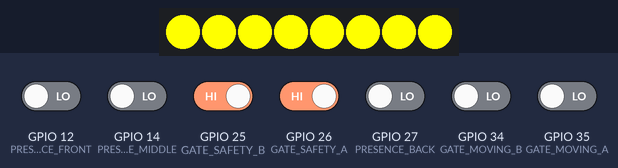
Recording of a sketch running on a simulated ESP32. Shown: 8 RGB LEDs in strip order, left to right. Inputs (shaded band) come from the test bench; at power-on: GPIO 25 (GATE_SAFETY_B), GPIO 26 (GATE_SAFETY_A) HIGH, GPIO 12 (PRESENCE_FRONT), GPIO 14 (PRESENCE_MIDDLE), GPIO 27 (PRESENCE_BACK), GPIO 34 (GATE_MOVING_B), GPIO 35 (GATE_MOVING_A) LOW. Dim RGB values are drawn brighter than linear.

Above: at 1.2 s.
1.3 s: GPIO 25 (GATE_SAFETY_B) driven LOW
At 2.4 s:
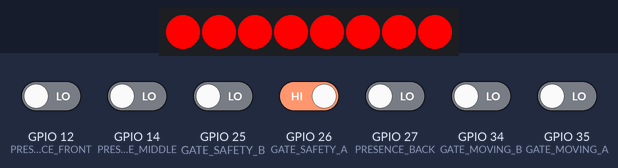
2.8 s: GPIO 25 (GATE_SAFETY_B) driven HIGH and GPIO 35 (GATE_MOVING_A) driven HIGH
At 3.5 s:
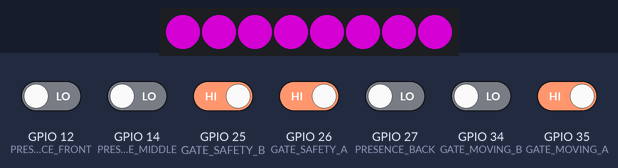
4.3 s: GPIO 27 (PRESENCE_BACK) driven HIGH
At 4.7 s:
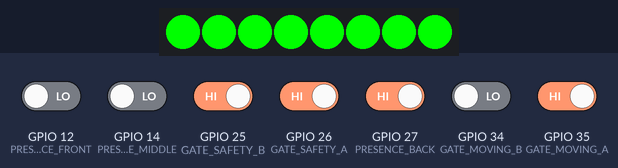
5.8 s: GPIO 14 (PRESENCE_MIDDLE) driven HIGH
At 7.0 s:
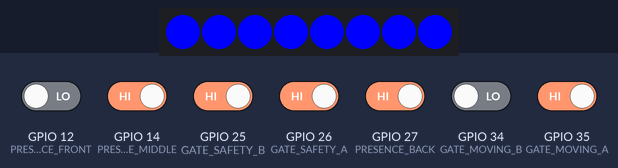
7.3 s: GPIO 26 (GATE_SAFETY_A) driven LOW
At 8.3 s:
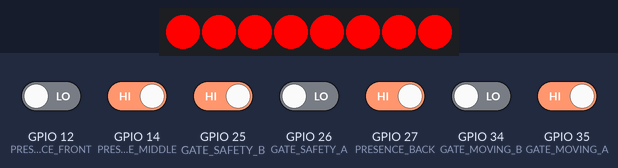
8.8 s: GPIO 26 (GATE_SAFETY_A) driven HIGH
At 9.4 s:
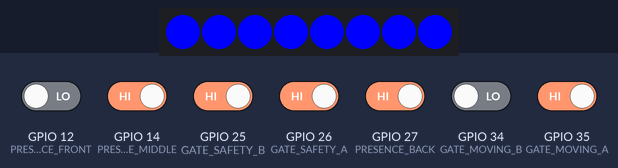
Timing chart, 0 to 11.4 s (numbered marks = the images above; inputs shaded):
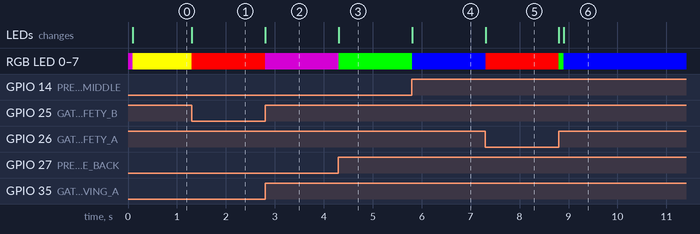

The sketch:

Airlock_firmware.ino
```cpp
#include <Adafruit_NeoPixel.h>

// Pin Definitions
#define PRESENCE_FRONT 12	// IR beam sensor - front zone
#define PRESENCE_MIDDLE 14   // IR beam sensor - middle zone
#define PRESENCE_BACK 27 	// IR beam sensor - back zone
#define GATE_SAFETY_A 26 	// Gate A safety sensor (LOW = obstructed)
#define GATE_SAFETY_B 25 	// Gate B safety sensor
#define GATE_REQUEST_A 33	// Gate A control (HIGH = open)
#define GATE_REQUEST_B 32	// Gate B control
#define GATE_MOVING_A 35 	// Gate A movement status (HIGH = moving)
#define GATE_MOVING_B 34 	// Gate B movement status
#define LED_DATA 13      	// WS2812B LED strip control

// State Machine
enum AirlockState {
  ST_IDLE,
  ST_FRONT_ENTER,
  ST_MIDDLE_OCCUPIED,
  ST_BACK_EXIT,
  ST_BACK_ENTER,
  ST_FRONT_EXIT,
  ST_SAFETY_LOCK
};

AirlockState currentState = ST_IDLE;
Adafruit_NeoPixel ledStrip(8, LED_DATA, NEO_GRB + NEO_KHZ800);

// Safety wrapper for gate operations
void operateGate(uint8_t gate, bool open) {
  if(gate == 0) {
	if(digitalRead(GATE_SAFETY_A) == LOW) return;  // LOW means obstructed
	digitalWrite(GATE_REQUEST_A, open);
  } else {
	if(digitalRead(GATE_SAFETY_B) == LOW) return;
	digitalWrite(GATE_REQUEST_B, open);
  }
}

void updateLEDs(uint32_t color) {
  for(int i=0; i<ledStrip.numPixels(); i++) {
	ledStrip.setPixelColor(i, color);
  }
  ledStrip.show();
}

void setup() {
  pinMode(PRESENCE_FRONT, INPUT);
  pinMode(PRESENCE_MIDDLE, INPUT);
  pinMode(PRESENCE_BACK, INPUT);
  pinMode(GATE_SAFETY_A, INPUT);
  pinMode(GATE_SAFETY_B, INPUT);

  pinMode(GATE_REQUEST_A, INPUT);
  pinMode(GATE_REQUEST_B, INPUT);
  digitalWrite(GATE_REQUEST_A, LOW);
  digitalWrite(GATE_REQUEST_B, LOW);

  ledStrip.begin();
  updateLEDs(ledStrip.Color(0, 255, 0)); // Green = ready
}

void loop() {
  // Reverse logic: 0 means beam is cut (object present)
  bool front = digitalRead(PRESENCE_FRONT) == LOW;
  bool middle = digitalRead(PRESENCE_MIDDLE) == LOW;
  bool back = digitalRead(PRESENCE_BACK) == LOW;

  // Check safety sensors first (LOW = obstructed)
  if(digitalRead(GATE_SAFETY_A) == LOW || digitalRead(GATE_SAFETY_B) == LOW) {
	operateGate(0, false);
	operateGate(1, false);
	if(middle) currentState = ST_MIDDLE_OCCUPIED;
	else if(digitalRead(GATE_SAFETY_A) == LOW || digitalRead(GATE_SAFETY_B) == LOW)
		currentState = ST_SAFETY_LOCK;
	else
		currentState = ST_IDLE;
	updateLEDs(ledStrip.Color(255, 0, 0));  // Red
	return;
  }

  switch(currentState) {
	case ST_IDLE:
  	if(front && !middle && !back) {
    	operateGate(0, true);
    	currentState = ST_FRONT_ENTER;
    	updateLEDs(ledStrip.Color(0, 0, 255)); // Blue
  	}
  	else if(back && !middle && !front) {
    	operateGate(1, true);
    	currentState = ST_BACK_ENTER;
    	updateLEDs(ledStrip.Color(255, 165, 0)); // Orange
  	}
  	else if(front && back) { // Conflict
    	operateGate(0, true); // Prioritize front
    	currentState = ST_FRONT_ENTER;
    	updateLEDs(ledStrip.Color(128, 0, 128)); // Purple
  	}
  	break;

	case ST_FRONT_ENTER:
  	if(digitalRead(GATE_MOVING_A) == LOW) { // Gate A fully open
    	if(middle) {
      	operateGate(0, false);
      	currentState = ST_MIDDLE_OCCUPIED;
      	updateLEDs(ledStrip.Color(255, 255, 0)); // Yellow
    	}
  	}
  	break;

	case ST_MIDDLE_OCCUPIED:
  	if(digitalRead(GATE_MOVING_A) == HIGH) { // Gate A closed
    	operateGate(1, true);
    	currentState = ST_BACK_EXIT;
    	updateLEDs(ledStrip.Color(128, 0, 128)); // Purple
  	}
  	break;

	case ST_BACK_EXIT:
  	if(digitalRead(GATE_MOVING_B) == LOW) { // Gate B open
    	if(!back) { // Robot exited
      	operateGate(1, false);
      	currentState = ST_IDLE;
      	updateLEDs(ledStrip.Color(0, 255, 0)); // Green
    	}
  	}
  	break;

	// You can add mirrored states here like ST_BACK_ENTER etc.

	case ST_SAFETY_LOCK:
  	if(digitalRead(GATE_SAFETY_A) == HIGH && digitalRead(GATE_SAFETY_B) == HIGH) {
    	currentState = ST_IDLE;
    	updateLEDs(ledStrip.Color(0, 255, 0));
  	}
  	break;
  }
  delay(100);
}
```

Measured:
- after the input at 1.3 s, RGB LED 0–7: RGB(255, 255, 0) → RGB(255, 0, 0) at once; the LEDs: change at once (image 1)
- after the input at 2.8 s, RGB LED 0–7: RGB(255, 0, 0) → RGB(128, 0, 128) at once; the LEDs: change at once (image 2)
- after the input at 4.3 s, RGB LED 0–7: RGB(128, 0, 128) → RGB(0, 255, 0) at once; the LEDs: change at once (image 3)
- after the input at 5.8 s, RGB LED 0–7: RGB(0, 255, 0) → RGB(0, 0, 255) at once; the LEDs: change at once (image 4)
- after the input at 7.3 s, RGB LED 0–7: RGB(0, 0, 255) → RGB(255, 0, 0) at once; the LEDs: change at once (image 5)
- after the input at 8.8 s, RGB LED 0–7: RGB(255, 0, 0) → RGB(0, 255, 0) at once, → RGB(0, 0, 255) 0.10 s later; the LEDs: first change at once (image 6 shows a later state)
